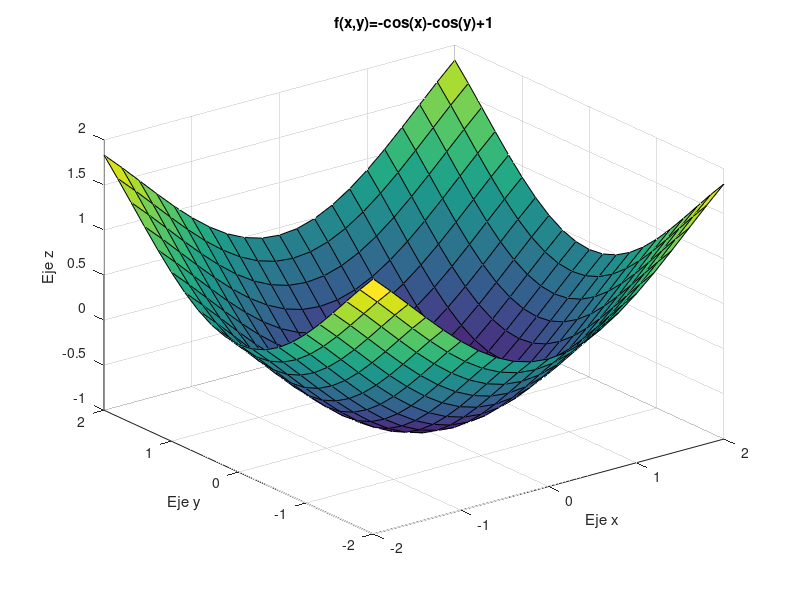

The MATLAB source for this figure:
x=[-2:0.2:2];  
y=[-2:0.2:2]; 
[X,Y]=meshgrid(x,y);
Z=-cos(X)-cos(Y)+1;
mesh(X,Y,Z);
surf(X,Y,Z);
title('f(x,y)=-cos(x)-cos(y)+1' );
xlabel('Eje x'), ylabel('Eje y'),zlabel('Eje z');
hold on;